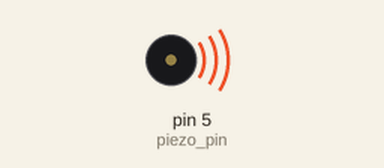
Simulated run of this sketch. Board: Arduino Uno, built with avr-gcc and run on an emulated ATmega328P. On the bench: buzzer (waves = sounding).

Above: at 0.1 s.
Timing chart, 0 to 1.6 s (numbered marks = the images above):
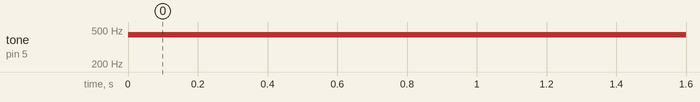

The sketch:

piezo_element.ino
```cpp
int piezo_pin =5;
int note_a4= 440;
int whole_note= 1600;
void setup() {
  pinMode(5, OUTPUT);

}

void loop() {
  tone(5, 440, whole_note);

}
```

Measured:
- by itself, tone on pin 5 (piezo_pin): silent → 440 Hz at 0.00 s
